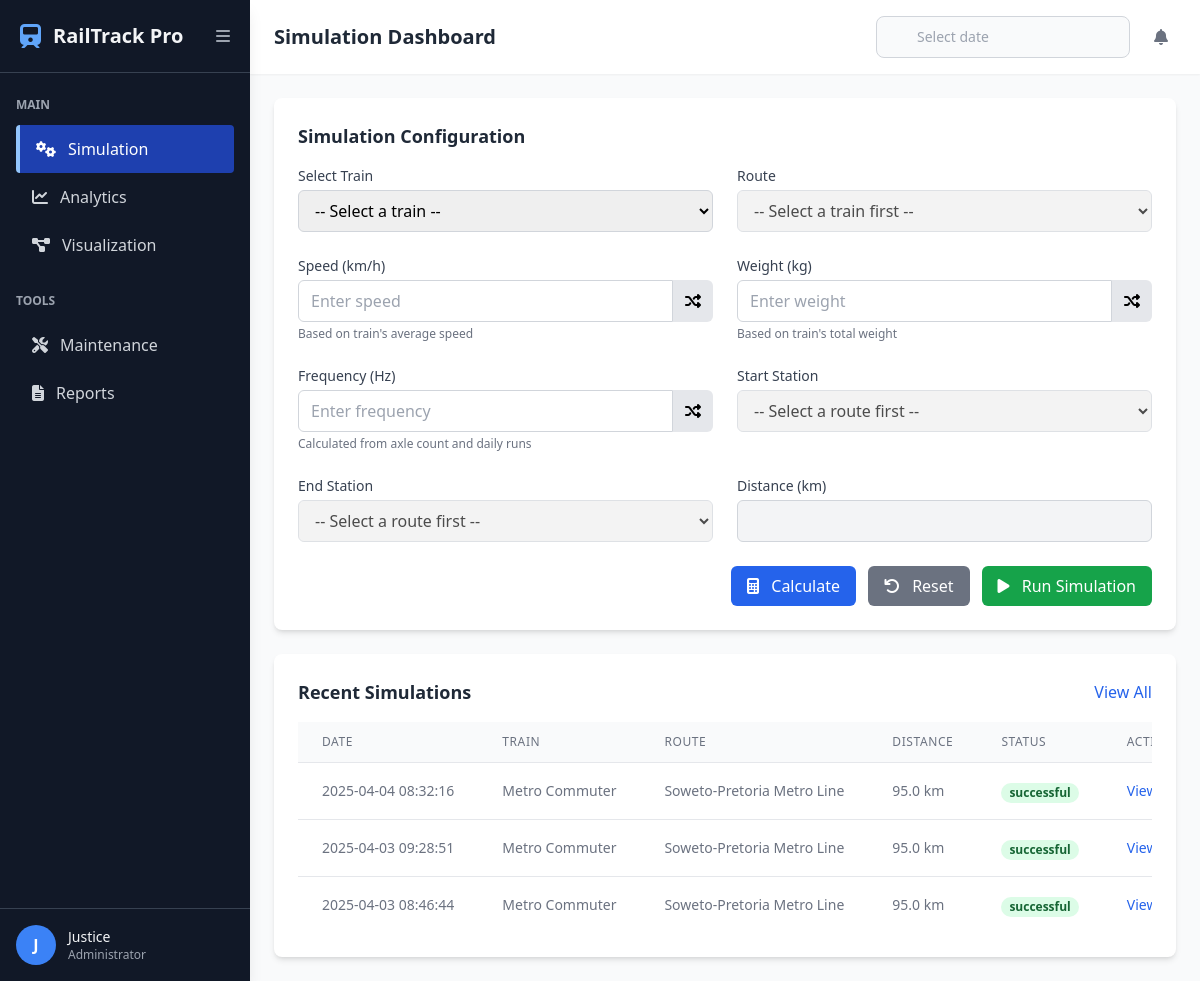
Screenshot of /simulation with the database file from the repository.
### tables this page shows
CREATE TABLE simulations
                 (id INTEGER PRIMARY KEY AUTOINCREMENT,
                  train_id INTEGER NOT NULL,
                  route_id INTEGER NOT NULL,
                  start_station_id INTEGER,
                  end_station_id INTEGER,
                  speed REAL,
                  weight REAL,
                  frequency REAL,
                  distance REAL,
                  status TEXT CHECK(status IN ('successful', 'unsuccessful')),
                  created_at TIMESTAMP DEFAULT CURRENT_TIMESTAMP,
                  FOREIGN KEY(train_id) REFERENCES trains(id),
                  FOREIGN KEY(route_id) REFERENCES routes(id),
                  FOREIGN KEY(start_station_id) REFERENCES stations(id),
                  FOREIGN KEY(end_station_id) REFERENCES stations(id));

CREATE TABLE trains
                 (id INTEGER PRIMARY KEY AUTOINCREMENT,
                  name TEXT NOT NULL,
                  model TEXT NOT NULL,
                  operator TEXT,
                  total_weight REAL NOT NULL,
                  axle_weight REAL NOT NULL,
                  axle_count INTEGER NOT NULL,
                  length REAL NOT NULL,
                  avg_speed REAL NOT NULL,
                  max_speed REAL NOT NULL,
                  tractive_force REAL,
                  acceleration REAL,
                  deceleration REAL,
                  emergency_brakes_last_year INTEGER,
                  daily_runs INTEGER,
                  route_id INTEGER,
                  FOREIGN KEY(route_id) REFERENCES routes(id));

CREATE TABLE routes
                 (id INTEGER PRIMARY KEY AUTOINCREMENT,
                  name TEXT NOT NULL,
                  total_length REAL NOT NULL,
                  description TEXT);

### app.py (the view)
@app.route('/simulation')
def simulation():
    conn = get_db_connection()
    trains = conn.execute('SELECT * FROM trains').fetchall()
    recent_simulations = conn.execute('''
        SELECT s.id, s.created_at, t.name as train_name, r.name as route_name,
               s.distance, s.status, s.start_station_id, s.end_station_id
        FROM simulations s
        JOIN trains t ON s.train_id = t.id
        JOIN routes r ON s.route_id = r.id
        ORDER BY s.created_at DESC
        LIMIT 10
    ''').fetchall()
    conn.close()
    return render_template('simulation.html',
                         trains=trains,
                         recent_simulations=recent_simulations)

### app.py (called while the page is built)
def get_db_connection():
    conn = sqlite3.connect(DATABASE)
    conn.row_factory = sqlite3.Row
    return conn

### templates/simulation.html (shortened to what this page needs)
<!DOCTYPE html>
<html lang="en">
<head>
    <script src="https://cdn.tailwindcss.com"></script>
    <link rel="stylesheet" href="https://cdnjs.cloudflare.com/ajax/libs/font-awesome/6.4.0/css/all.min.css">
    <link rel="stylesheet" href="https://cdn.jsdelivr.net/npm/flatpickr/dist/flatpickr.min.css">
</head>
<body class="bg-gray-50 font-sans">
    <div class="sidebar bg-gray-900 text-gray-100 h-screen fixed shadow-lg">
        <div class="p-5 flex items-center justify-between border-b border-gray-700">
            <div class="flex items-center">
                <i class="fas fa-train text-blue-400 text-2xl mr-3"></i>
                <h1 class="text-xl font-bold">RailTrack Pro</h1>
            </div>
            <button id="toggleSidebar" class="text-gray-400 hover:text-white">
                <i class="fas fa-bars"></i>
            </button>
        </div>
        <nav class="mt-6">
            <div class="px-4">
                <p class="text-gray-400 uppercase text-xs font-semibold mb-3">Main</p>
                <a href="/" class="nav-item active flex items-center py-3 px-4 text-white hover:bg-gray-800 rounded transition">
                    <i class="fas fa-cogs mr-3"></i>
                    <span class="nav-text">Simulation</span>
                </a>
                <a href="/analytics" class="nav-item flex items-center py-3 px-4 text-gray-300 hover:bg-gray-800 rounded transition">
                    <i class="fas fa-chart-line mr-3"></i>
                    <span class="nav-text">Analytics</span>
                </a>
                <a href="/visualization" class="nav-item flex items-center py-3 px-4 text-gray-300 hover:bg-gray-800 rounded transition">
                    <i class="fas fa-project-diagram mr-3"></i>
                    <span class="nav-text">Visualization</span>
                </a>
            </div>
            <div class="px-4 mt-6">
                <p class="text-gray-400 uppercase text-xs font-semibold mb-3">Tools</p>
                <a href="/maintenance" class="nav-item flex items-center py-3 px-4 text-gray-300 hover:bg-gray-800 rounded transition">
                    <i class="fas fa-tools mr-3"></i>
                    <span class="nav-text">Maintenance</span>
                </a>
                <a href="/reports" class="nav-item flex items-center py-3 px-4 text-gray-300 hover:bg-gray-800 rounded transition">
                    <i class="fas fa-file-alt mr-3"></i>
                    <span class="nav-text">Reports</span>
                </a>
            </div>
        </nav>
        <div class="absolute bottom-0 w-full p-4 border-t border-gray-700">
            <div class="flex items-center">
                <div class="h-10 w-10 rounded-full bg-blue-500 flex items-center justify-center">
                    <span class="text-white font-bold">J</span>
                </div>
                <div class="ml-3">
                    <p class="text-sm font-medium">Justice</p>
                    <p class="text-xs text-gray-400">Administrator</p>
                </div>
            </div>
        </div>
    </div>
    <div class="main-content min-h-screen">
        <header class="bg-white shadow-sm">
            <div class="flex justify-between items-center py-4 px-6">
                <h2 class="text-xl font-semibold text-gray-800">Simulation Dashboard</h2>
                <div class="flex items-center space-x-4">
                    <div class="relative">
                        <input type="text" id="datePicker" class="bg-gray-50 border border-gray-300 text-gray-900 text-sm rounded-lg focus:ring-blue-500 focus:border-blue-500 block w-full pl-10 p-2.5" placeholder="Select date">
                    </div>
                    <button class="p-2 rounded-full hover:bg-gray-100">
                        <i class="fas fa-bell text-gray-500"></i>
                    </button>
                </div>
            </div>
        </header>
        <main class="p-6">
            <div class="bg-white rounded-lg shadow-md p-6 mb-6">
                <h3 class="text-lg font-semibold text-gray-800 mb-4">Simulation Configuration</h3>
                <div class="grid grid-cols-1 md:grid-cols-2 gap-6">
                    <div>
                        <label class="block text-sm font-medium text-gray-700 mb-1">Select Train</label>
                        <select id="trainSelect" class="w-full border border-gray-300 rounded-md py-2 px-3 focus:outline-none focus:ring-2 focus:ring-blue-500">
                            <option value="">-- Select a train --</option>
                        </select>
                    </div>
                    <div>
                        <label class="block text-sm font-medium text-gray-700 mb-1">Route</label>
                        <select id="routeSelect" class="w-full border border-gray-300 rounded-md py-2 px-3 focus:outline-none focus:ring-2 focus:ring-blue-500" disabled>
                            <option value="">-- Select a train first --</option>
                        </select>
                    </div>
                    <div>
                        <label class="block text-sm font-medium text-gray-700 mb-1">Speed (km/h)</label>
                        <div class="flex">
                            <input type="number" id="speedInput" class="flex-1 border border-gray-300 rounded-l-md py-2 px-3 focus:outline-none focus:ring-2 focus:ring-blue-500" placeholder="Enter speed" readonly>
                            <button id="randomSpeedBtn" class="bg-gray-200 hover:bg-gray-300 px-3 rounded-r-md">
                                <i class="fas fa-random"></i>
                            </button>
                        </div>
                        <p class="text-xs text-gray-500 mt-1">Based on train's average speed</p>
                    </div>
                    <div>
                        <label class="block text-sm font-medium text-gray-700 mb-1">Weight (kg)</label>
                        <div class="flex">
                            <input type="number" id="weightInput" class="flex-1 border border-gray-300 rounded-l-md py-2 px-3 focus:outline-none focus:ring-2 focus:ring-blue-500" placeholder="Enter weight" readonly>
                            <button id="randomWeightBtn" class="bg-gray-200 hover:bg-gray-300 px-3 rounded-r-md">
                                <i class="fas fa-random"></i>
                            </button>
                        </div>
                        <p class="text-xs text-gray-500 mt-1">Based on train's total weight</p>
                    </div>
                    <div>
                        <label class="block text-sm font-medium text-gray-700 mb-1">Frequency (Hz)</label>
                        <div class="flex">
                            <input type="number" step="0.01" id="frequencyInput" class="flex-1 border border-gray-300 rounded-l-md py-2 px-3 focus:outline-none focus:ring-2 focus:ring-blue-500" placeholder="Enter frequency" readonly>
                            <button id="randomFrequencyBtn" class="bg-gray-200 hover:bg-gray-300 px-3 rounded-r-md">
                                <i class="fas fa-random"></i>
                            </button>
                        </div>
                        <p class="text-xs text-gray-500 mt-1">Calculated from axle count and daily runs</p>
                    </div>
                    <div>
                        <label class="block text-sm font-medium text-gray-700 mb-1">Start Station</label>
                        <select id="startStationSelect" class="w-full border border-gray-300 rounded-md py-2 px-3 focus:outline-none focus:ring-2 focus:ring-blue-500" disabled>
                            <option value="">-- Select a route first --</option>
                        </select>
                    </div>
                    <div>
                        <label class="block text-sm font-medium text-gray-700 mb-1">End Station</label>
                        <select id="endStationSelect" class="w-full border border-gray-300 rounded-md py-2 px-3 focus:outline-none focus:ring-2 focus:ring-blue-500" disabled>
                            <option value="">-- Select a route first --</option>
                        </select>
                    </div>
                    <div>
                        <label class="block text-sm font-medium text-gray-700 mb-1">Distance (km)</label>
                        <input type="text" id="distanceDisplay" class="w-full border border-gray-300 rounded-md py-2 px-3 bg-gray-100" readonly>
                    </div>
                </div>
                <div class="flex justify-end space-x-3 mt-6">
                    <button id="calculateBtn" class="px-4 py-2 bg-blue-600 hover:bg-blue-700 text-white rounded-md">
                        <i class="fas fa-calculator mr-2"></i> Calculate
                    </button>
                    <button id="resetBtn" class="px-4 py-2 bg-gray-500 hover:bg-gray-600 text-white rounded-md">
                        <i class="fas fa-undo mr-2"></i> Reset
                    </button>
                    <button id="runSimulationBtn" class="px-4 py-2 bg-green-600 hover:bg-green-700 text-white rounded-md">
                        <i class="fas fa-play mr-2"></i> Run Simulation
                    </button>
                </div>
            </div>
            <div class="bg-white rounded-lg shadow-md p-6">
                <div class="flex justify-between items-center mb-4">
                    <h3 class="text-lg font-semibold text-gray-800">Recent Simulations</h3>
                    <button class="text-blue-600 hover:text-blue-800 font-medium">
                        View All
                    </button>
                </div>
                <div class="overflow-x-auto">
                    <table class="min-w-full divide-y divide-gray-200">
                        <thead class="bg-gray-50">
                            <tr>
                                <th class="px-6 py-3 text-left text-xs font-medium text-gray-500 uppercase tracking-wider">Date</th>
                                <th class="px-6 py-3 text-left text-xs font-medium text-gray-500 uppercase tracking-wider">Train</th>
                                <th class="px-6 py-3 text-left text-xs font-medium text-gray-500 uppercase tracking-wider">Route</th>
                                <th class="px-6 py-3 text-left text-xs font-medium text-gray-500 uppercase tracking-wider">Distance</th>
                                <th class="px-6 py-3 text-left text-xs font-medium text-gray-500 uppercase tracking-wider">Status</th>
                                <th class="px-6 py-3 text-left text-xs font-medium text-gray-500 uppercase tracking-wider">Actions</th>
                            </tr>
                        </thead>
                        <tbody id="recentSimulations" class="bg-white divide-y divide-gray-200">
                            {% for sim in recent_simulations %}
                            <tr>
                                <td class="px-6 py-4 whitespace-nowrap text-sm text-gray-500">
                                    {{ sim.created_at }}
                                </td>
                                <td class="px-6 py-4 whitespace-nowrap text-sm text-gray-500">
                                    {{ sim.train_name }}
                                </td>
                                <td class="px-6 py-4 whitespace-nowrap text-sm text-gray-500">
                                    {{ sim.route_name }}
                                </td>
                                <td class="px-6 py-4 whitespace-nowrap text-sm text-gray-500">
                                    {{ sim.distance }} km
                                </td>
                                <td class="px-6 py-4 whitespace-nowrap">
                                    <span class="px-2 inline-flex text-xs leading-5 font-semibold rounded-full {{ 'bg-green-100 text-green-800' if sim.status == 'successful' else 'bg-red-100 text-red-800' }}">
                                        {{ sim.status }}
                                    </span>
                                </td>
                                <td class="px-6 py-4 whitespace-nowrap text-sm text-gray-500">
                                    <a href="/get_wear_outputs/{{ sim.id }}" class="text-blue-600 hover:text-blue-900">
                                        View Wear
                                    </a>
                                </td>
                            </tr>
                            {% endfor %}
                        </tbody>
                    </table>
                </div>
            </div>
        </main>
    </div>
</body>
</html>

### templates/simulation.html (style rules this page uses)
.sidebar { transition: all 0.3s ease; width: 250px; }
.main-content { transition: all 0.3s ease; margin-left: 250px; }
.nav-item.active { background-color: #1e40af; border-left: 4px solid #93c5fd; }

### rows the page displays
simulations: created_at "2025-04-04 08:32:16", train_name "Metro Commuter", route_name "Soweto-Pretoria Metro Line", distance "95.0", status "successful"
simulations: created_at "2025-04-03 09:28:51", train_name "Metro Commuter", route_name "Soweto-Pretoria Metro Line", distance "95.0", status "successful"
simulations: created_at "2025-04-03 08:46:44", train_name "Metro Commuter", route_name "Soweto-Pretoria Metro Line", distance "95.0", status "successful"
